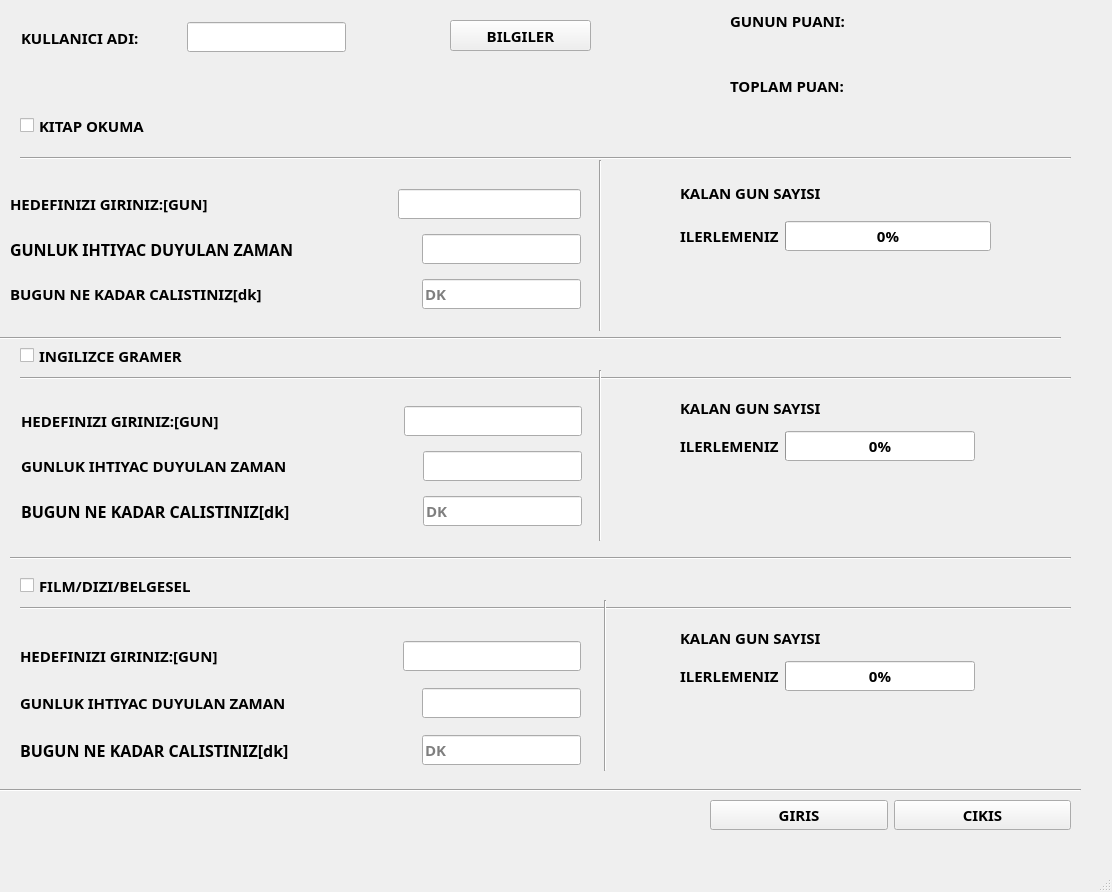
<?xml version="1.0" encoding="UTF-8"?>
<ui version="4.0">
 <class>MainWindow</class>
 <widget class="QMainWindow" name="MainWindow">
  <property name="geometry">
   <rect>
    <x>0</x>
    <y>0</y>
    <width>1112</width>
    <height>892</height>
   </rect>
  </property>
  <property name="font">
   <font>
    <family>Yu Gothic UI Semibold</family>
    <pointsize>11</pointsize>
    <weight>75</weight>
    <bold>true</bold>
   </font>
  </property>
  <property name="windowTitle">
   <string>MainWindow</string>
  </property>
  <widget class="QWidget" name="centralwidget">
   <widget class="QCheckBox" name="chkKitap">
    <property name="geometry">
     <rect>
      <x>20</x>
      <y>110</y>
      <width>151</width>
      <height>31</height>
     </rect>
    </property>
    <property name="text">
     <string>KITAP OKUMA</string>
    </property>
    <property name="checked">
     <bool>false</bool>
    </property>
    <property name="autoRepeat">
     <bool>false</bool>
    </property>
    <property name="autoExclusive">
     <bool>false</bool>
    </property>
    <property name="tristate">
     <bool>false</bool>
    </property>
   </widget>
   <widget class="Line" name="line_2">
    <property name="geometry">
     <rect>
      <x>0</x>
      <y>330</y>
      <width>1061</width>
      <height>16</height>
     </rect>
    </property>
    <property name="orientation">
     <enum>Qt::Horizontal</enum>
    </property>
   </widget>
   <widget class="Line" name="line_3">
    <property name="geometry">
     <rect>
      <x>20</x>
      <y>150</y>
      <width>1051</width>
      <height>16</height>
     </rect>
    </property>
    <property name="orientation">
     <enum>Qt::Horizontal</enum>
    </property>
   </widget>
   <widget class="Line" name="line_5">
    <property name="geometry">
     <rect>
      <x>580</x>
      <y>160</y>
      <width>41</width>
      <height>171</height>
     </rect>
    </property>
    <property name="orientation">
     <enum>Qt::Vertical</enum>
    </property>
   </widget>
   <widget class="QLabel" name="lbKtbSoz">
    <property name="geometry">
     <rect>
      <x>630</x>
      <y>250</y>
      <width>441</width>
      <height>71</height>
     </rect>
    </property>
    <property name="font">
     <font>
      <pointsize>9</pointsize>
     </font>
    </property>
    <property name="text">
     <string/>
    </property>
   </widget>
   <widget class="Line" name="line_7">
    <property name="geometry">
     <rect>
      <x>20</x>
      <y>370</y>
      <width>1051</width>
      <height>16</height>
     </rect>
    </property>
    <property name="orientation">
     <enum>Qt::Horizontal</enum>
    </property>
   </widget>
   <widget class="QWidget" name="layoutWidget_2">
    <property name="geometry">
     <rect>
      <x>680</x>
      <y>390</y>
      <width>295</width>
      <height>71</height>
     </rect>
    </property>
    <layout class="QVBoxLayout" name="verticalLayout_6">
     <item>
      <layout class="QHBoxLayout" name="horizontalLayout_17">
       <item>
        <widget class="QLabel" name="label_20">
         <property name="text">
          <string>KALAN GUN SAYISI</string>
         </property>
        </widget>
       </item>
       <item>
        <widget class="QLabel" name="lbBos2">
         <property name="text">
          <string/>
         </property>
        </widget>
       </item>
      </layout>
     </item>
     <item>
      <layout class="QHBoxLayout" name="horizontalLayout_18">
       <item>
        <widget class="QLabel" name="label_22">
         <property name="text">
          <string>ILERLEMENIZ</string>
         </property>
        </widget>
       </item>
       <item>
        <widget class="QProgressBar" name="progressBarIng">
         <property name="value">
          <number>0</number>
         </property>
        </widget>
       </item>
      </layout>
     </item>
    </layout>
   </widget>
   <widget class="QLabel" name="lbIngSoz">
    <property name="geometry">
     <rect>
      <x>640</x>
      <y>460</y>
      <width>441</width>
      <height>71</height>
     </rect>
    </property>
    <property name="font">
     <font>
      <pointsize>9</pointsize>
     </font>
    </property>
    <property name="text">
     <string/>
    </property>
   </widget>
   <widget class="Line" name="line_8">
    <property name="geometry">
     <rect>
      <x>580</x>
      <y>370</y>
      <width>41</width>
      <height>171</height>
     </rect>
    </property>
    <property name="orientation">
     <enum>Qt::Vertical</enum>
    </property>
   </widget>
   <widget class="Line" name="line_9">
    <property name="geometry">
     <rect>
      <x>10</x>
      <y>550</y>
      <width>1061</width>
      <height>16</height>
     </rect>
    </property>
    <property name="orientation">
     <enum>Qt::Horizontal</enum>
    </property>
   </widget>
   <widget class="Line" name="line_10">
    <property name="geometry">
     <rect>
      <x>-10</x>
      <y>780</y>
      <width>1091</width>
      <height>21</height>
     </rect>
    </property>
    <property name="orientation">
     <enum>Qt::Horizontal</enum>
    </property>
   </widget>
   <widget class="Line" name="line_11">
    <property name="geometry">
     <rect>
      <x>20</x>
      <y>600</y>
      <width>1051</width>
      <height>16</height>
     </rect>
    </property>
    <property name="orientation">
     <enum>Qt::Horizontal</enum>
    </property>
   </widget>
   <widget class="QLabel" name="lbFDBSoz">
    <property name="geometry">
     <rect>
      <x>640</x>
      <y>690</y>
      <width>431</width>
      <height>71</height>
     </rect>
    </property>
    <property name="font">
     <font>
      <pointsize>9</pointsize>
     </font>
    </property>
    <property name="text">
     <string/>
    </property>
   </widget>
   <widget class="Line" name="line_12">
    <property name="geometry">
     <rect>
      <x>590</x>
      <y>600</y>
      <width>31</width>
      <height>171</height>
     </rect>
    </property>
    <property name="orientation">
     <enum>Qt::Vertical</enum>
    </property>
   </widget>
   <widget class="QWidget" name="layoutWidget_4">
    <property name="geometry">
     <rect>
      <x>680</x>
      <y>620</y>
      <width>295</width>
      <height>71</height>
     </rect>
    </property>
    <layout class="QVBoxLayout" name="verticalLayout_8">
     <item>
      <layout class="QHBoxLayout" name="horizontalLayout_22">
       <item>
        <widget class="QLabel" name="label_28">
         <property name="text">
          <string>KALAN GUN SAYISI</string>
         </property>
        </widget>
       </item>
       <item>
        <widget class="QLabel" name="lbBos3">
         <property name="text">
          <string/>
         </property>
        </widget>
       </item>
      </layout>
     </item>
     <item>
      <layout class="QHBoxLayout" name="horizontalLayout_23">
       <item>
        <widget class="QLabel" name="label_30">
         <property name="text">
          <string>ILERLEMENIZ</string>
         </property>
        </widget>
       </item>
       <item>
        <widget class="QProgressBar" name="progressBarFDB">
         <property name="value">
          <number>0</number>
         </property>
        </widget>
       </item>
      </layout>
     </item>
    </layout>
   </widget>
   <widget class="QCheckBox" name="chkIng">
    <property name="geometry">
     <rect>
      <x>20</x>
      <y>340</y>
      <width>211</width>
      <height>31</height>
     </rect>
    </property>
    <property name="text">
     <string>INGILIZCE GRAMER</string>
    </property>
   </widget>
   <widget class="QCheckBox" name="chkFDB">
    <property name="geometry">
     <rect>
      <x>20</x>
      <y>570</y>
      <width>211</width>
      <height>31</height>
     </rect>
    </property>
    <property name="text">
     <string>FILM/DIZI/BELGESEL</string>
    </property>
   </widget>
   <widget class="QWidget" name="layoutWidget">
    <property name="geometry">
     <rect>
      <x>21</x>
      <y>21</y>
      <width>325</width>
      <height>33</height>
     </rect>
    </property>
    <layout class="QHBoxLayout" name="horizontalLayout">
     <item>
      <widget class="QLabel" name="label">
       <property name="text">
        <string>KULLANICI ADI:</string>
       </property>
      </widget>
     </item>
     <item>
      <spacer name="horizontalSpacer">
       <property name="orientation">
        <enum>Qt::Horizontal</enum>
       </property>
       <property name="sizeHint" stdset="0">
        <size>
         <width>40</width>
         <height>20</height>
        </size>
       </property>
      </spacer>
     </item>
     <item>
      <widget class="QLineEdit" name="lneKullanici"/>
     </item>
    </layout>
   </widget>
   <widget class="QWidget" name="layoutWidget">
    <property name="geometry">
     <rect>
      <x>680</x>
      <y>170</y>
      <width>311</width>
      <height>81</height>
     </rect>
    </property>
    <layout class="QVBoxLayout" name="verticalLayout_2">
     <item>
      <layout class="QHBoxLayout" name="horizontalLayout_6">
       <item>
        <widget class="QLabel" name="label_6">
         <property name="text">
          <string>KALAN GUN SAYISI</string>
         </property>
        </widget>
       </item>
       <item>
        <widget class="QLabel" name="lbBos1">
         <property name="text">
          <string/>
         </property>
        </widget>
       </item>
      </layout>
     </item>
     <item>
      <layout class="QHBoxLayout" name="horizontalLayout_7">
       <item>
        <widget class="QLabel" name="label_8">
         <property name="text">
          <string>ILERLEMENIZ</string>
         </property>
        </widget>
       </item>
       <item>
        <widget class="QProgressBar" name="progressBarKtb">
         <property name="value">
          <number>0</number>
         </property>
         <property name="invertedAppearance">
          <bool>false</bool>
         </property>
        </widget>
       </item>
      </layout>
     </item>
    </layout>
   </widget>
   <widget class="QWidget" name="layoutWidget">
    <property name="geometry">
     <rect>
      <x>730</x>
      <y>60</y>
      <width>291</width>
      <height>51</height>
     </rect>
    </property>
    <layout class="QHBoxLayout" name="horizontalLayout_24">
     <item>
      <widget class="QLabel" name="label_34">
       <property name="text">
        <string>TOPLAM PUAN:</string>
       </property>
      </widget>
     </item>
     <item>
      <widget class="QLabel" name="lbBosTop">
       <property name="text">
        <string/>
       </property>
      </widget>
     </item>
    </layout>
   </widget>
   <widget class="QWidget" name="layoutWidget">
    <property name="geometry">
     <rect>
      <x>730</x>
      <y>0</y>
      <width>271</width>
      <height>41</height>
     </rect>
    </property>
    <layout class="QHBoxLayout" name="horizontalLayout_25">
     <item>
      <widget class="QLabel" name="label_31">
       <property name="text">
        <string>GUNUN PUANI:</string>
       </property>
      </widget>
     </item>
     <item>
      <widget class="QLabel" name="lbBosGun">
       <property name="text">
        <string/>
       </property>
      </widget>
     </item>
    </layout>
   </widget>
   <widget class="QPushButton" name="btnBilgiler">
    <property name="geometry">
     <rect>
      <x>450</x>
      <y>20</y>
      <width>141</width>
      <height>31</height>
     </rect>
    </property>
    <property name="text">
     <string>BILGILER</string>
    </property>
   </widget>
   <widget class="QWidget" name="layoutWidget_3">
    <property name="geometry">
     <rect>
      <x>10</x>
      <y>180</y>
      <width>571</width>
      <height>141</height>
     </rect>
    </property>
    <layout class="QVBoxLayout" name="verticalLayout_3">
     <item>
      <layout class="QHBoxLayout" name="horizontalLayout_26">
       <item>
        <widget class="QLabel" name="label_23">
         <property name="text">
          <string>HEDEFINIZI GIRINIZ:[GUN]</string>
         </property>
        </widget>
       </item>
       <item>
        <spacer name="horizontalSpacer_14">
         <property name="orientation">
          <enum>Qt::Horizontal</enum>
         </property>
         <property name="sizeHint" stdset="0">
          <size>
           <width>40</width>
           <height>20</height>
          </size>
         </property>
        </spacer>
       </item>
       <item>
        <widget class="QLineEdit" name="lneKtpGunHdf">
         <property name="inputMask">
          <string/>
         </property>
        </widget>
       </item>
      </layout>
     </item>
     <item>
      <layout class="QHBoxLayout" name="horizontalLayout_27">
       <item>
        <widget class="QLabel" name="label_21">
         <property name="font">
          <font>
           <pointsize>12</pointsize>
          </font>
         </property>
         <property name="text">
          <string>GUNLUK IHTIYAC DUYULAN ZAMAN</string>
         </property>
        </widget>
       </item>
       <item>
        <spacer name="horizontalSpacer_18">
         <property name="orientation">
          <enum>Qt::Horizontal</enum>
         </property>
         <property name="sizeHint" stdset="0">
          <size>
           <width>40</width>
           <height>20</height>
          </size>
         </property>
        </spacer>
       </item>
       <item>
        <widget class="QLineEdit" name="lneKtpGunIhtZmn">
         <property name="inputMask">
          <string/>
         </property>
        </widget>
       </item>
      </layout>
     </item>
     <item>
      <layout class="QHBoxLayout" name="horizontalLayout_28">
       <item>
        <widget class="QLabel" name="label_24">
         <property name="text">
          <string>BUGUN NE KADAR CALISTINIZ[dk]</string>
         </property>
        </widget>
       </item>
       <item>
        <spacer name="horizontalSpacer_19">
         <property name="orientation">
          <enum>Qt::Horizontal</enum>
         </property>
         <property name="sizeHint" stdset="0">
          <size>
           <width>40</width>
           <height>20</height>
          </size>
         </property>
        </spacer>
       </item>
       <item>
        <widget class="QLineEdit" name="_lneKtpGunZmn">
         <property name="inputMask">
          <string/>
         </property>
         <property name="placeholderText">
          <string>DK </string>
         </property>
        </widget>
       </item>
      </layout>
     </item>
    </layout>
   </widget>
   <widget class="QWidget" name="layoutWidget_5">
    <property name="geometry">
     <rect>
      <x>20</x>
      <y>630</y>
      <width>561</width>
      <height>147</height>
     </rect>
    </property>
    <layout class="QVBoxLayout" name="verticalLayout_4">
     <item>
      <layout class="QHBoxLayout" name="horizontalLayout_19">
       <item>
        <widget class="QLabel" name="label_26">
         <property name="text">
          <string>HEDEFINIZI GIRINIZ:[GUN]</string>
         </property>
        </widget>
       </item>
       <item>
        <spacer name="horizontalSpacer_15">
         <property name="orientation">
          <enum>Qt::Horizontal</enum>
         </property>
         <property name="sizeHint" stdset="0">
          <size>
           <width>40</width>
           <height>20</height>
          </size>
         </property>
        </spacer>
       </item>
       <item>
        <widget class="QLineEdit" name="lneFDBGunHdf">
         <property name="inputMask">
          <string/>
         </property>
        </widget>
       </item>
      </layout>
     </item>
     <item>
      <layout class="QHBoxLayout" name="horizontalLayout_20">
       <item>
        <widget class="QLabel" name="label_27">
         <property name="text">
          <string>GUNLUK IHTIYAC DUYULAN ZAMAN</string>
         </property>
        </widget>
       </item>
       <item>
        <spacer name="horizontalSpacer_16">
         <property name="orientation">
          <enum>Qt::Horizontal</enum>
         </property>
         <property name="sizeHint" stdset="0">
          <size>
           <width>40</width>
           <height>20</height>
          </size>
         </property>
        </spacer>
       </item>
       <item>
        <widget class="QLineEdit" name="lnefdbGunIhtZmn">
         <property name="inputMask">
          <string/>
         </property>
        </widget>
       </item>
      </layout>
     </item>
     <item>
      <layout class="QHBoxLayout" name="horizontalLayout_21">
       <item>
        <widget class="QLabel" name="label_25">
         <property name="font">
          <font>
           <pointsize>12</pointsize>
          </font>
         </property>
         <property name="text">
          <string>BUGUN NE KADAR CALISTINIZ[dk]</string>
         </property>
        </widget>
       </item>
       <item>
        <spacer name="horizontalSpacer_17">
         <property name="orientation">
          <enum>Qt::Horizontal</enum>
         </property>
         <property name="sizeHint" stdset="0">
          <size>
           <width>40</width>
           <height>20</height>
          </size>
         </property>
        </spacer>
       </item>
       <item>
        <widget class="QLineEdit" name="lneFDBGunZmn">
         <property name="inputMask">
          <string/>
         </property>
         <property name="placeholderText">
          <string>DK</string>
         </property>
        </widget>
       </item>
      </layout>
     </item>
    </layout>
   </widget>
   <widget class="QWidget" name="">
    <property name="geometry">
     <rect>
      <x>710</x>
      <y>790</y>
      <width>361</width>
      <height>51</height>
     </rect>
    </property>
    <layout class="QHBoxLayout" name="horizontalLayout_8">
     <item>
      <widget class="QPushButton" name="btngiris">
       <property name="text">
        <string>GIRIS</string>
       </property>
      </widget>
     </item>
     <item>
      <widget class="QPushButton" name="btnCikis">
       <property name="text">
        <string>CIKIS</string>
       </property>
      </widget>
     </item>
    </layout>
   </widget>
   <widget class="QWidget" name="">
    <property name="geometry">
     <rect>
      <x>21</x>
      <y>397</y>
      <width>561</width>
      <height>141</height>
     </rect>
    </property>
    <layout class="QVBoxLayout" name="verticalLayout">
     <item>
      <layout class="QHBoxLayout" name="horizontalLayout_16">
       <item>
        <widget class="QLabel" name="label_17">
         <property name="text">
          <string>HEDEFINIZI GIRINIZ:[GUN]</string>
         </property>
        </widget>
       </item>
       <item>
        <spacer name="horizontalSpacer_13">
         <property name="orientation">
          <enum>Qt::Horizontal</enum>
         </property>
         <property name="sizeHint" stdset="0">
          <size>
           <width>40</width>
           <height>20</height>
          </size>
         </property>
        </spacer>
       </item>
       <item>
        <widget class="QLineEdit" name="_lneIngGunHdf">
         <property name="inputMask">
          <string/>
         </property>
        </widget>
       </item>
      </layout>
     </item>
     <item>
      <layout class="QHBoxLayout" name="horizontalLayout_14">
       <item>
        <widget class="QLabel" name="label_18">
         <property name="text">
          <string>GUNLUK IHTIYAC DUYULAN ZAMAN</string>
         </property>
        </widget>
       </item>
       <item>
        <spacer name="horizontalSpacer_11">
         <property name="orientation">
          <enum>Qt::Horizontal</enum>
         </property>
         <property name="sizeHint" stdset="0">
          <size>
           <width>40</width>
           <height>20</height>
          </size>
         </property>
        </spacer>
       </item>
       <item>
        <widget class="QLineEdit" name="lneIngGunIhtZmn">
         <property name="inputMask">
          <string/>
         </property>
        </widget>
       </item>
      </layout>
     </item>
     <item>
      <layout class="QHBoxLayout" name="horizontalLayout_15">
       <item>
        <widget class="QLabel" name="label_19">
         <property name="font">
          <font>
           <pointsize>12</pointsize>
          </font>
         </property>
         <property name="text">
          <string>BUGUN NE KADAR CALISTINIZ[dk]</string>
         </property>
        </widget>
       </item>
       <item>
        <spacer name="horizontalSpacer_12">
         <property name="orientation">
          <enum>Qt::Horizontal</enum>
         </property>
         <property name="sizeHint" stdset="0">
          <size>
           <width>40</width>
           <height>20</height>
          </size>
         </property>
        </spacer>
       </item>
       <item>
        <widget class="QLineEdit" name="lneIngGunZmn">
         <property name="inputMask">
          <string/>
         </property>
         <property name="placeholderText">
          <string>DK</string>
         </property>
        </widget>
       </item>
      </layout>
     </item>
    </layout>
   </widget>
  </widget>
  <widget class="QMenuBar" name="menubar">
   <property name="geometry">
    <rect>
     <x>0</x>
     <y>0</y>
     <width>1112</width>
     <height>26</height>
    </rect>
   </property>
  </widget>
  <widget class="QStatusBar" name="statusbar"/>
 </widget>
 <resources/>
 <connections/>
</ui>
